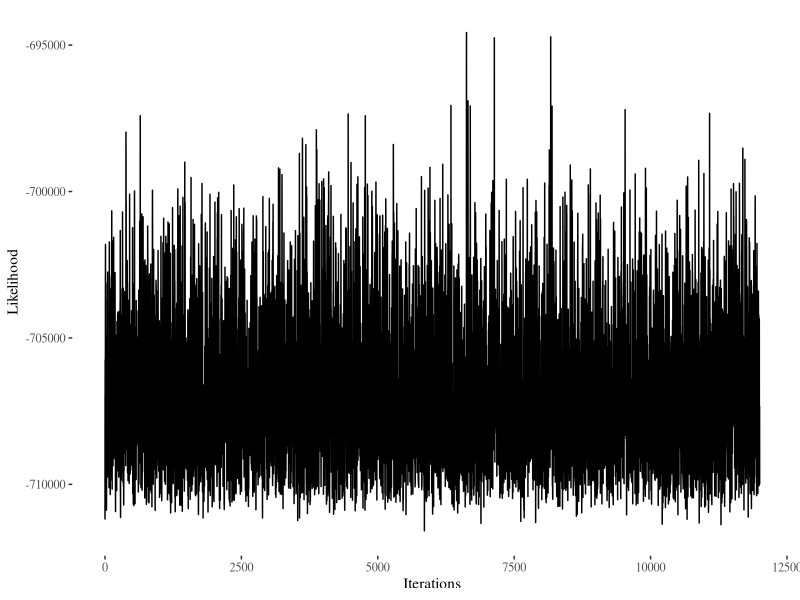

Write the R code that produced this figure. (Note: this script raises an error after producing the figure.)
library(ggplot2)
library(ggthemes)
library(xtable)
library(coda)
library(data.table)

citations <- read.csv("./citations.csv")
likelihood <- read.csv("./likelihood.csv")
dtm_dat <- read.csv("./dtm_dat.csv")
phi <- read.csv("./phi_new.csv")
phi_old <- read.csv("./phi.csv")
theta <- read.csv("./theta.csv")
doc_length <- apply(dtm_dat[,-1],1,sum)
vocab <- colnames(phi)[-1]
term_frequency <- apply(dtm_dat[,-1],2,sum)

# Fix rounding error
phi <- phi[,-1]/apply(phi[,-1],1,sum)
phi_old <- phi_old[,-1]/apply(phi_old[,-1],2,sum)

#make and merge citations
citations[,2]<-as.character(citations[,2])
colnames(citations)[2] <- "source"
dtm_dat[,1] <- as.character(dtm_dat[,1])
dtm_dat[,1] <- substr(dtm_dat[,1],35,49)
dtm_dat[,1] <- gsub("_","/",dtm_dat[,1])

dtm_dat2 <- data.table(dtm_dat)
citations2 <- data.table(citations)
setkey(dtm_dat2,"source")
setkey(citations2,"source")
dtm_cit<-citations2[,c("source","title"),with=FALSE][dtm_dat2]
theta$X <- dtm_cit[,"title",with=FALSE]

ggplot(likelihood, aes(x=X, y=X0)) + geom_line() + theme_tufte() + xlab("Iterations") + ylab("Likelihood")

theta_top <- list()
for (i in 2:6){
  theta_test <- theta[order(theta[,i],decreasing=TRUE),"X"]
  theta_test <- as.data.frame(head(theta_test[title != "",],n=10))
  theta_top[I(i-1)] <- data.frame("topic_1" = as.character(theta_test$title),stringsAsFactors=FALSE)
}
lapply(1:5,function(i) (xtable(data.frame(theta_top[[i]]))))
theta_top <-do.call(cbind,theta_top)

xtable(theta_top)
# Geweke score
geweke.diag(mcmc(likelihood$X0))
heidel.diag(mcmc(likelihood$X0))

t_phio <- t(phi_old)

phi_top <- list()
for (i in 1:5){
  phi_top[i] <- as.data.frame( rownames(head(t_phio[order(t_phio[,i],decreasing=TRUE),],n=10)),stringAsFactors = FALSE)
}

phi_top <- lapply(phi_top, as.character)
phi_top <- do.call(cbind,phi_top)
phi_top <- as.data.frame(phi_top)
colnames(phi_top) <- paste0("topic_",1:5)

xtable(phi_top)

# Fancy Graph
##########################################
jsPCA2 <- function(phi) {
  # first, we compute a pairwise distance between topic distributions
  # using a symmetric version of KL-divergence
  # http://en.wikipedia.org/wiki/Jensen%E2%80%93Shannon_divergence
  jensenShannon <- function(x, y) {
    m <- 0.5*(x + y)
    0.5*sum(x*log(x/m)) + 0.5*sum(y*log(y/m))
  }
  dist.mat <- stats::dist(x = phi_js, method = "canberra")
  # then, we reduce the K by K proximity matrix down to K by 2 using PCA
  phi_js <<-phi
  pca.fit <- stats::cmdscale(dist.mat, k = 2)
  data.frame(x = pca.fit[,1], y = pca.fit[,2])
}

dat_test <- createJSON(theta = theta[-1], phi = phi, doc.length = doc_length,
                       vocab = vocab, term.frequency = term_frequency,mds.method=jsPCA2)

serVis(dat_test)

test_phi <- t(phi)
test_phi <- test_phi[order(test_phi[,1],decreasing = TRUE),]
